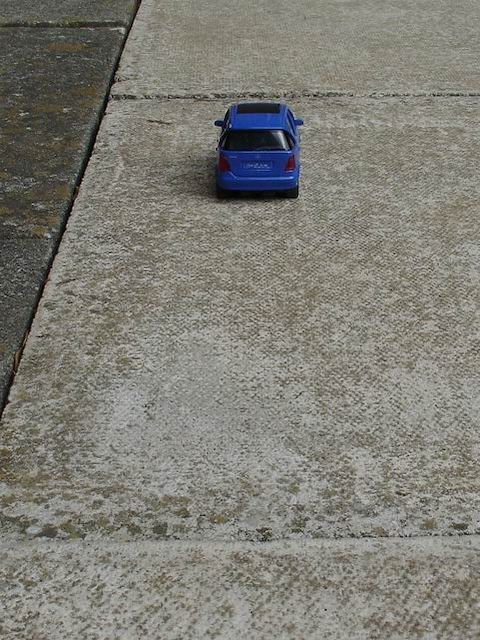
%> input picture Week 3/Tutorial 5/images/011.jpg, 480 x 640 px
$ octave test.m   (GNU Octave 9; MATLAB toolbox functions it lacks are replaced by stand-ins)
%> lines starting %> are read from the running program, lines starting %| are printed output that depends on the picture; in (x1, y1, x2, y2) boxes, pixels count from 0 and x2, y2 are one past the last pixel; in counts of white or black regions, pixels touching at a corner belong together; the program's own positions count from 1
% Load the image
image = imread("Week 3\Tutorial 5\images\011.jpg");
%> image is the input picture: size 640x480x3 uint8; mean R, G, B 127.4, 126.4, 118.4


% Load the image
% Replace 'your_image.jpg' with the path to your image file

% Convert the image to grayscale
grayImage = rgb2gray(image);

% Enhance the contrast using histogram equalization
enhancedImage = histeq(grayImage);
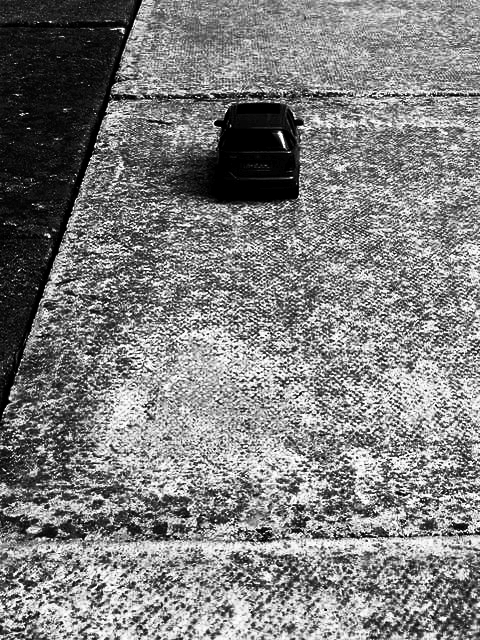
%> enhancedImage: size 640x480 uint8; min 0, max 255, mean 126.7

% Apply Canny edge detection to find edges
edgeImage = edge(enhancedImage, 'Canny');
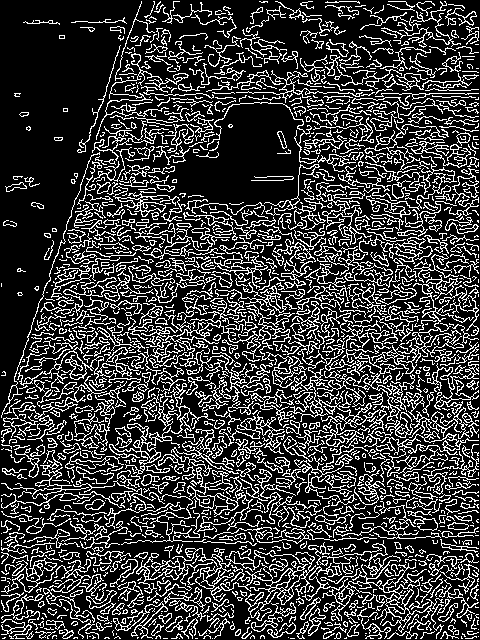
%> edgeImage: size 640x480 logical; 23.3% white in thin lines or dots

% Create a structuring element for dilation
se = strel('disk', 5); % Adjust the size as needed

% Dilate the edge image to create a border
borderImage = imdilate(edgeImage, se);
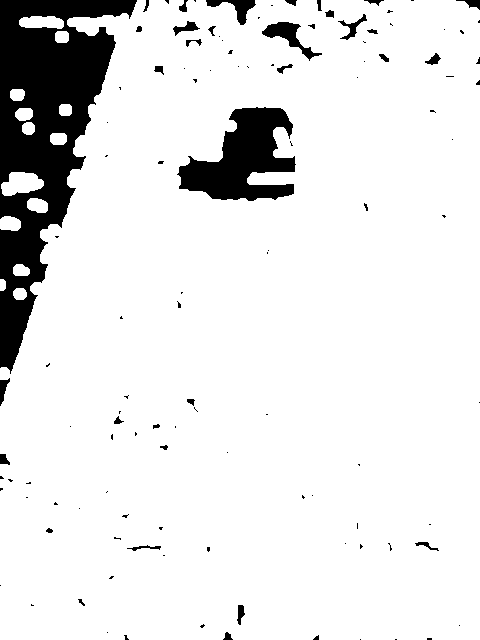
%> borderImage: size 640x480 logical; 89.7% white; 117 black regions (83 under 20 px), largest, box (x1, y1, x2, y2) and area: (0, 0, 137, 374) 21791, (177, 107, 296, 201) 6295, (262, 22, 322, 61) 690

% Create a copy of the original image
resultImage = image;

% Overlay the border on the result image
resultImage(repmat(borderImage, [1, 1, 3])) = 255; % Set the border pixels to white
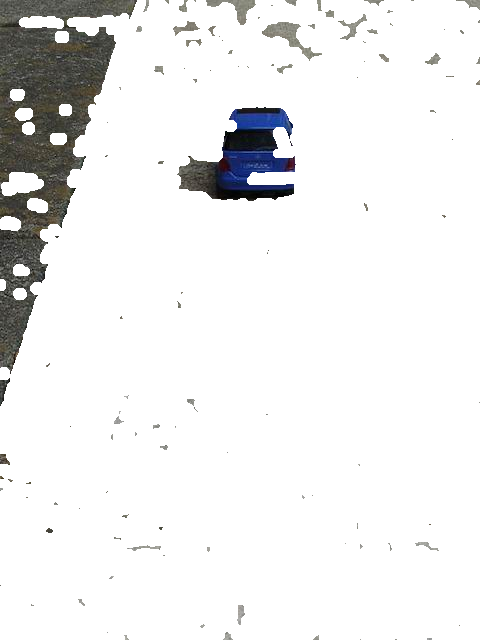
%> resultImage: size 640x480x3 uint8; mean R, G, B 236.3, 236.5, 236.4

% Display the result
imshow(resultImage);
